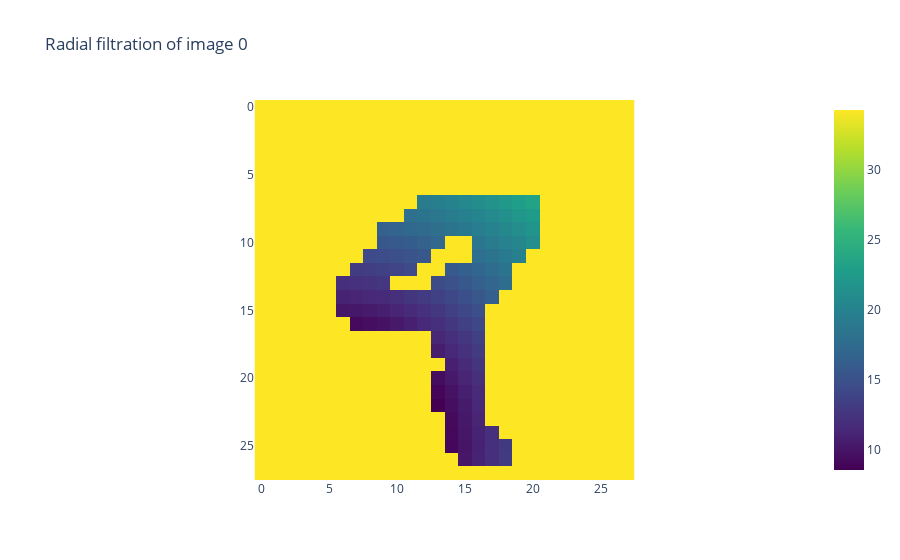

Notebook code cell kept with this figure:
### Markdown cell above
The following pipeline can be a bit much if you're new to data science and TDA, so lets step through the entire pipeline using our binarized digit `digit`. We will think of the digit as a _cubical complex_ $C$ and build a filtration of the digit using various filtrations discussed earlier. 

The _height filtration_ is determined by a _height_ function $h : C \times S^{1} \to \mathbb{R}$, assigning to each voxel, direction pair $(c,\theta)$ the distance from the first seen edge (hyperplane) of $C$ in the direction of $\theta$ to $c$. Typically we fix the direction $\theta$ and use $h_{\theta} : C \to \mathbb{R}$ to construct the filtration. If $v$ is a unit vector pointing in the direction of $\theta$, then $h_{\theta}(c) = \langle c ,v \rangle$. Thus $\mathcal{F}_{\theta}(r) = \{ c | h(c,\theta) \leq r \}$.

The _radial filtration_ is determined by a _radial_ function $r : C \times C \to \mathbb{R}$, assigning to each voxel, 'center' pairs $(c,\rho)$ the distance from $c$ to $\rho$. Again, this is a function of the 'center' point $\rho$, which we fix and use $r_{\rho} : C \to \mathbb{R}$. If a voxel $v$ is not in the binarized image, we set $r_{\rho}(v) = r_{\infty}$, the maximum value of $r_{\rho}$. Note that this function also depends on how we measure 'distance', but for this code, we'll use either the $L_1$ or $L_2$ norm of the difference.

Let's try these out for the binarized digit we've been working with.

### Code cell
from gtda.images import RadialFiltration

radial_filtration = RadialFiltration(center=np.array([5,25]))
digit_rad_filtration = radial_filtration.fit_transform_plot(digit_bin[None,:,:],colorscale='Viridis')

### Figure 1 — Plotly figure (JSON) as saved in the notebook; plotly's stock layout.template omitted (floating-point values rounded to 4 significant figures; data arrays with more than 128 entries replaced by an {"elided": "..."} marker saying what was removed)
{"data": [{"colorscale": [[0, "#440154"], [0.1111, "#482878"], [0.2222, "#3e4989"], [0.3333, "#31688e"], [0.4444, "#26828e"], [0.5556, "#1f9e89"], [0.6667, "#35b779"], [0.7778, "#6ece58"], [0.8889, "#b5de2b"], [1, "#fde725"]], "type": "heatmap", "z": {"elided": "28x28 float values"}}], "layout": {"plot_bgcolor": "white", "title": {"text": "Radial filtration of image 0"}, "xaxis": {"constrain": "domain", "scaleanchor": "y"}, "yaxis": {"autorange": "reversed", "constrain": "domain"}}}
